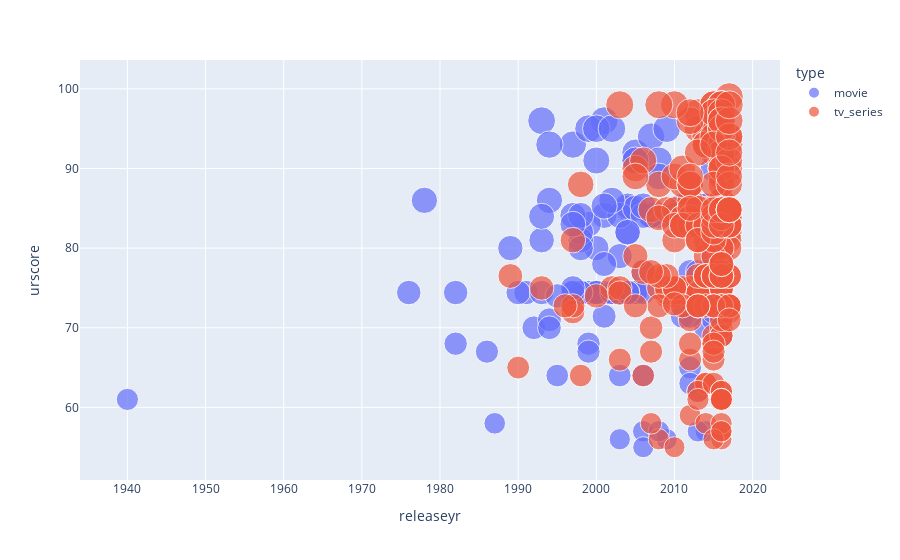

The cell this chart's notebook holds for it:
### Code cell
# similar to previous graph but included the release year instead rating: helps to understand what movies preferred over the year
plot6 = px.scatter(df2, x='releaseyr', y='urscore', color='type', size='urscore')
plot6.show()

### Figure 1 — Plotly figure (JSON) as saved in the notebook; plotly's stock layout.template omitted (floating-point values rounded to 4 significant figures; data arrays with more than 128 entries replaced by an {"elided": "..."} marker saying what was removed)
{"data": [{"hovertemplate": "type=movie<br>releaseyr=%{x}<br>urscore=%{marker.size}<extra></extra>", "legendgroup": "movie", "marker": {"color": "#636efa", "size": {"elided": "167 float values"}, "sizemode": "area", "sizeref": 0.2475, "symbol": "circle"}, "mode": "markers", "name": "movie", "orientation": "v", "showlegend": true, "type": "scatter", "x": {"elided": "167 int values"}, "xaxis": "x", "y": {"elided": "167 float values"}, "yaxis": "y"}, {"hovertemplate": "type=tv_series<br>releaseyr=%{x}<br>urscore=%{marker.size}<extra></extra>", "legendgroup": "tv_series", "marker": {"color": "#EF553B", "size": {"elided": "334 float values"}, "sizemode": "area", "sizeref": 0.2475, "symbol": "circle"}, "mode": "markers", "name": "tv_series", "orientation": "v", "showlegend": true, "type": "scatter", "x": {"elided": "334 int values"}, "xaxis": "x", "y": {"elided": "334 float values"}, "yaxis": "y"}], "layout": {"legend": {"itemsizing": "constant", "title": {"text": "type"}, "tracegroupgap": 0}, "margin": {"t": 60}, "xaxis": {"anchor": "y", "domain": [0, 1], "title": {"text": "releaseyr"}}, "yaxis": {"anchor": "x", "domain": [0, 1], "title": {"text": "urscore"}}}}
